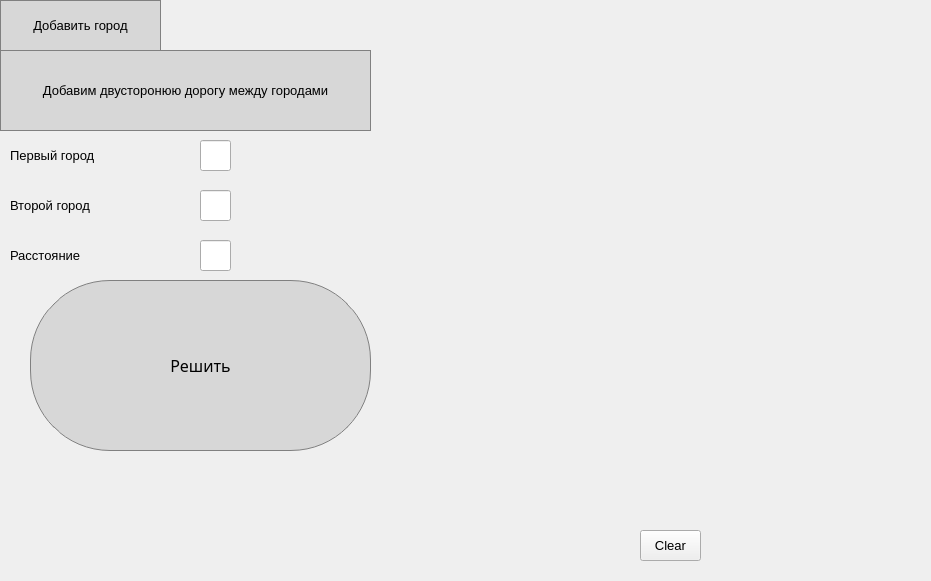
<?xml version="1.0" encoding="UTF-8"?>
<ui version="4.0">
 <class>TSP</class>
 <widget class="QMainWindow" name="TSP">
  <property name="geometry">
   <rect>
    <x>0</x>
    <y>0</y>
    <width>931</width>
    <height>581</height>
   </rect>
  </property>
  <property name="windowTitle">
   <string>TSP</string>
  </property>
  <property name="windowIcon">
   <iconset>
    <normaloff>qwerty.jpg</normaloff>qwerty.jpg</iconset>
  </property>
  <property name="styleSheet">
   <string notr="true">
QMainWindow
{
background-image: url(:/123.jpg);
};

</string>
  </property>
  <widget class="QWidget" name="centralwidget">
   <widget class="QWidget" name="verticalLayoutWidget">
    <property name="geometry">
     <rect>
      <x>430</x>
      <y>10</y>
      <width>501</width>
      <height>511</height>
     </rect>
    </property>
    <layout class="QVBoxLayout" name="verticalLayout"/>
   </widget>
   <widget class="QPushButton" name="Btn_Add_Top">
    <property name="geometry">
     <rect>
      <x>0</x>
      <y>0</y>
      <width>161</width>
      <height>51</height>
     </rect>
    </property>
    <property name="font">
     <font>
      <pointsize>10</pointsize>
     </font>
    </property>
    <property name="cursor">
     <cursorShape>PointingHandCursor</cursorShape>
    </property>
    <property name="styleSheet">
     <string notr="true">QPushButton {
  background-color: rgb(215, 215, 215);
  border: 1px solid gray;
}
QPushButton:pressed {
    background-color: qlineargradient(x1: 0, y1: 0, x2: 0, y2: 1,
                                      stop: 0 #BEBEBE, stop: 1 #D7D7D7);
}</string>
    </property>
    <property name="text">
     <string>Добавить город</string>
    </property>
   </widget>
   <widget class="QPushButton" name="Btn_Add_Edge_2">
    <property name="geometry">
     <rect>
      <x>0</x>
      <y>50</y>
      <width>371</width>
      <height>81</height>
     </rect>
    </property>
    <property name="font">
     <font>
      <pointsize>10</pointsize>
     </font>
    </property>
    <property name="cursor">
     <cursorShape>PointingHandCursor</cursorShape>
    </property>
    <property name="styleSheet">
     <string notr="true">QPushButton {
  background-color: rgb(215, 215, 215);
  border: 1px solid gray;
}
QPushButton:pressed {
    background-color: qlineargradient(x1: 0, y1: 0, x2: 0, y2: 1,
                                      stop: 0 #BEBEBE, stop: 1 #D7D7D7);
}</string>
    </property>
    <property name="text">
     <string>Добавим двусторонюю дорогу между городами</string>
    </property>
   </widget>
   <widget class="QPushButton" name="Btn_Calculate">
    <property name="geometry">
     <rect>
      <x>30</x>
      <y>280</y>
      <width>341</width>
      <height>171</height>
     </rect>
    </property>
    <property name="font">
     <font>
      <family>Stencil</family>
      <pointsize>12</pointsize>
      <weight>50</weight>
      <italic>false</italic>
      <bold>false</bold>
     </font>
    </property>
    <property name="cursor">
     <cursorShape>PointingHandCursor</cursorShape>
    </property>
    <property name="styleSheet">
     <string notr="true">QPushButton {
  background-color: rgb(215, 215, 215);
  border: 1px solid gray;
 border-radius: 80px;
}
QPushButton:pressed {
    background-color: qlineargradient(x1: 0, y1: 0, x2: 0, y2: 1,
                                      stop: 0 #BEBEBE, stop: 1 #D7D7D7);
}</string>
    </property>
    <property name="text">
     <string>Решить</string>
    </property>
   </widget>
   <widget class="QLabel" name="city1">
    <property name="geometry">
     <rect>
      <x>10</x>
      <y>140</y>
      <width>131</width>
      <height>31</height>
     </rect>
    </property>
    <property name="font">
     <font>
      <pointsize>10</pointsize>
     </font>
    </property>
    <property name="styleSheet">
     <string notr="true">background-color: rgb(71, 71, 71);
  color: white; 
  border: 1px solid black;
 border-radius: 10px;
    border-style: outset;
   
    padding: 5px;
pressed {
    background-color: qlineargradient(x1: 0, y1: 0, x2: 0, y2: 1,
                                      stop: 0 #FF7832, stop: 1 #FF9739);
}</string>
    </property>
    <property name="text">
     <string>Первый город</string>
    </property>
   </widget>
   <widget class="QLineEdit" name="City1">
    <property name="geometry">
     <rect>
      <x>200</x>
      <y>140</y>
      <width>31</width>
      <height>31</height>
     </rect>
    </property>
    <property name="font">
     <font>
      <pointsize>10</pointsize>
     </font>
    </property>
    <property name="styleSheet">
     <string notr="true">background-color: rgb(255, 71, 71);
  color: white; 
  border: 1px solid black;
 border-radius: 8px;
    border-style: outset;
   
    padding: 5px;
pressed {
    background-color: qlineargradient(x1: 0, y1: 0, x2: 0, y2: 1,
                                      stop: 0 #FF7832, stop: 1 #FF9739);
}
QLable {
  qproperty-alignment: 'AlignVCenter | AlignRight';
 }


</string>
    </property>
    <property name="text">
     <string/>
    </property>
    <property name="frame">
     <bool>true</bool>
    </property>
    <property name="alignment">
     <set>Qt::AlignCenter</set>
    </property>
    <property name="dragEnabled">
     <bool>false</bool>
    </property>
   </widget>
   <widget class="QLabel" name="s">
    <property name="geometry">
     <rect>
      <x>10</x>
      <y>240</y>
      <width>131</width>
      <height>31</height>
     </rect>
    </property>
    <property name="font">
     <font>
      <pointsize>10</pointsize>
     </font>
    </property>
    <property name="styleSheet">
     <string notr="true">background-color: rgb(71, 71, 71);
  color: white; 
  border: 1px solid black;
 border-radius: 10px;
    border-style: outset;
   
    padding: 5px;
pressed {
    background-color: qlineargradient(x1: 0, y1: 0, x2: 0, y2: 1,
                                      stop: 0 #FF7832, stop: 1 #FF9739);
}</string>
    </property>
    <property name="text">
     <string>Расстояние</string>
    </property>
   </widget>
   <widget class="QLineEdit" name="S">
    <property name="geometry">
     <rect>
      <x>200</x>
      <y>240</y>
      <width>31</width>
      <height>31</height>
     </rect>
    </property>
    <property name="font">
     <font>
      <pointsize>10</pointsize>
     </font>
    </property>
    <property name="styleSheet">
     <string notr="true">background-color: rgb(255, 71, 71);
  color: white; 
  border: 1px solid black;
 border-radius: 8px;
    border-style: outset;
   
    padding: 5px;
pressed {
    background-color: qlineargradient(x1: 0, y1: 0, x2: 0, y2: 1,
                                      stop: 0 #FF7832, stop: 1 #FF9739);
}</string>
    </property>
    <property name="frame">
     <bool>true</bool>
    </property>
    <property name="alignment">
     <set>Qt::AlignCenter</set>
    </property>
    <property name="dragEnabled">
     <bool>false</bool>
    </property>
   </widget>
   <widget class="QLabel" name="city2">
    <property name="geometry">
     <rect>
      <x>10</x>
      <y>190</y>
      <width>131</width>
      <height>31</height>
     </rect>
    </property>
    <property name="font">
     <font>
      <pointsize>10</pointsize>
     </font>
    </property>
    <property name="styleSheet">
     <string notr="true">background-color: rgb(71, 71, 71);
  color: white; 
  border: 1px solid black;
 border-radius: 10px;
    border-style: outset;
   
    padding: 5px;
pressed {
    background-color: qlineargradient(x1: 0, y1: 0, x2: 0, y2: 1,
                                      stop: 0 #FF7832, stop: 1 #FF9739);
}</string>
    </property>
    <property name="text">
     <string>Второй город</string>
    </property>
   </widget>
   <widget class="QLineEdit" name="City2">
    <property name="geometry">
     <rect>
      <x>200</x>
      <y>190</y>
      <width>31</width>
      <height>31</height>
     </rect>
    </property>
    <property name="font">
     <font>
      <pointsize>10</pointsize>
     </font>
    </property>
    <property name="styleSheet">
     <string notr="true">background-color: rgb(255, 71, 71);
  color: white; 
  border: 1px solid black;
 border-radius: 8px;
    border-style: outset;
   
    padding: 5px;
pressed {
    background-color: qlineargradient(x1: 0, y1: 0, x2: 0, y2: 1,
                                      stop: 0 #FF7832, stop: 1 #FF9739);
}</string>
    </property>
    <property name="frame">
     <bool>true</bool>
    </property>
    <property name="alignment">
     <set>Qt::AlignCenter</set>
    </property>
    <property name="dragEnabled">
     <bool>false</bool>
    </property>
   </widget>
   <widget class="QLabel" name="L_Result">
    <property name="geometry">
     <rect>
      <x>120</x>
      <y>460</y>
      <width>311</width>
      <height>41</height>
     </rect>
    </property>
    <property name="font">
     <font>
      <pointsize>10</pointsize>
     </font>
    </property>
    <property name="styleSheet">
     <string notr="true">color: rgb(168, 168, 129);</string>
    </property>
    <property name="text">
     <string/>
    </property>
   </widget>
   <widget class="QLabel" name="L_Path_length">
    <property name="geometry">
     <rect>
      <x>160</x>
      <y>500</y>
      <width>281</width>
      <height>41</height>
     </rect>
    </property>
    <property name="font">
     <font>
      <pointsize>10</pointsize>
     </font>
    </property>
    <property name="styleSheet">
     <string notr="true">color: rgb(168, 168, 129);</string>
    </property>
    <property name="text">
     <string/>
    </property>
   </widget>
   <widget class="QPushButton" name="L_Clear">
    <property name="geometry">
     <rect>
      <x>640</x>
      <y>530</y>
      <width>61</width>
      <height>31</height>
     </rect>
    </property>
    <property name="font">
     <font>
      <pointsize>10</pointsize>
     </font>
    </property>
    <property name="cursor">
     <cursorShape>PointingHandCursor</cursorShape>
    </property>
    <property name="styleSheet">
     <string notr="true">background-color: rgb(120, 71, 30);
  color: white; 
  border: 1px solid black;
 border-radius: 8px;
    border-style: outset;
   
    padding: 5px;
pressed {
    background-color: qlineargradient(x1: 0, y1: 0, x2: 0, y2: 1,
                                      stop: 0 #FF7832, stop: 1 #FF9739);
}</string>
    </property>
    <property name="text">
     <string>Clear</string>
    </property>
   </widget>
  </widget>
 </widget>
 <resources/>
 <connections/>
</ui>
